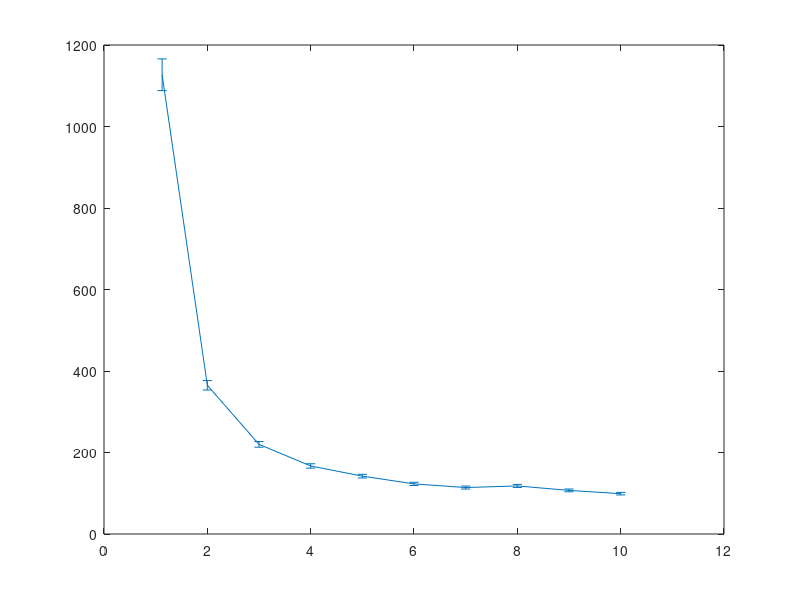

This chart was generated by the following MATLAB code: (Note: this script raises an error after producing the figure.)
clear all;
close all;
clc;

vin=[1.125 2 3 4 5 6 7 8 9 10];
sigma=[1127 365 220 167 142 123 114 118 107 99];
err=[1/sqrt(841)*sigma(1) 1/sqrt(1000)*sigma(2) 1/sqrt(996)*sigma(3)...
     1/sqrt(969)*sigma(4) 1/sqrt(993)*sigma(5) 1/sqrt(978)*sigma(6)...
     1/sqrt(985)*sigma(7) 1/sqrt(991)*sigma(8) 1/sqrt(994)*sigma(9) 1/sqrt(995)*sigma(10)];

fitfun=@(A,x)sqrt(A(1)*x.^(-2)+A(2));
xf0=[0.9,140];
A=lsqcurvefit(fitfun,xf0,vin(2:end),sigma(2:end));%The first point can be discarded.

%plot(vin,sigma,'r*');
E1=errorbar(vin,sigma,err);
set(E1,'LineStyle', 'none ','Color', 'r','LineWidth', 3, 'Marker', '*', 'MarkerSize', 8, ...
         'MarkerEdgeColor', [.2 .2 .2], 'MarkerFaceColor' , [0,1,1]);
xlabel('input(mV)');
ylabel('jitter rms(ps)');
grid on
hold on

times = linspace(1.125,vin(end));
plot(times,fitfun(A,times),'b--','LineWidth', 2)
hold on

simin=[1.125 2 6 8];
simsig=[610.1 219.2 84.4 77.4];
simerr=[1/sqrt(40)*simsig(1) 1/sqrt(40)*simsig(2) 1/sqrt(40)*simsig(3) 1/sqrt(40)*simsig(4)];
E2=errorbar(simin,simsig,simerr);
set(E2,'LineStyle', 'none ','Color', 'g','LineWidth', 3, 'Marker', '.', 'MarkerSize', 8, ...
         'MarkerEdgeColor', [.2 .2 .2], 'MarkerFaceColor' , [0,1,1]);
legend('measurement data','measured data fitting','simulation data');
title('Version 2 board 2 T11 timing performance');
